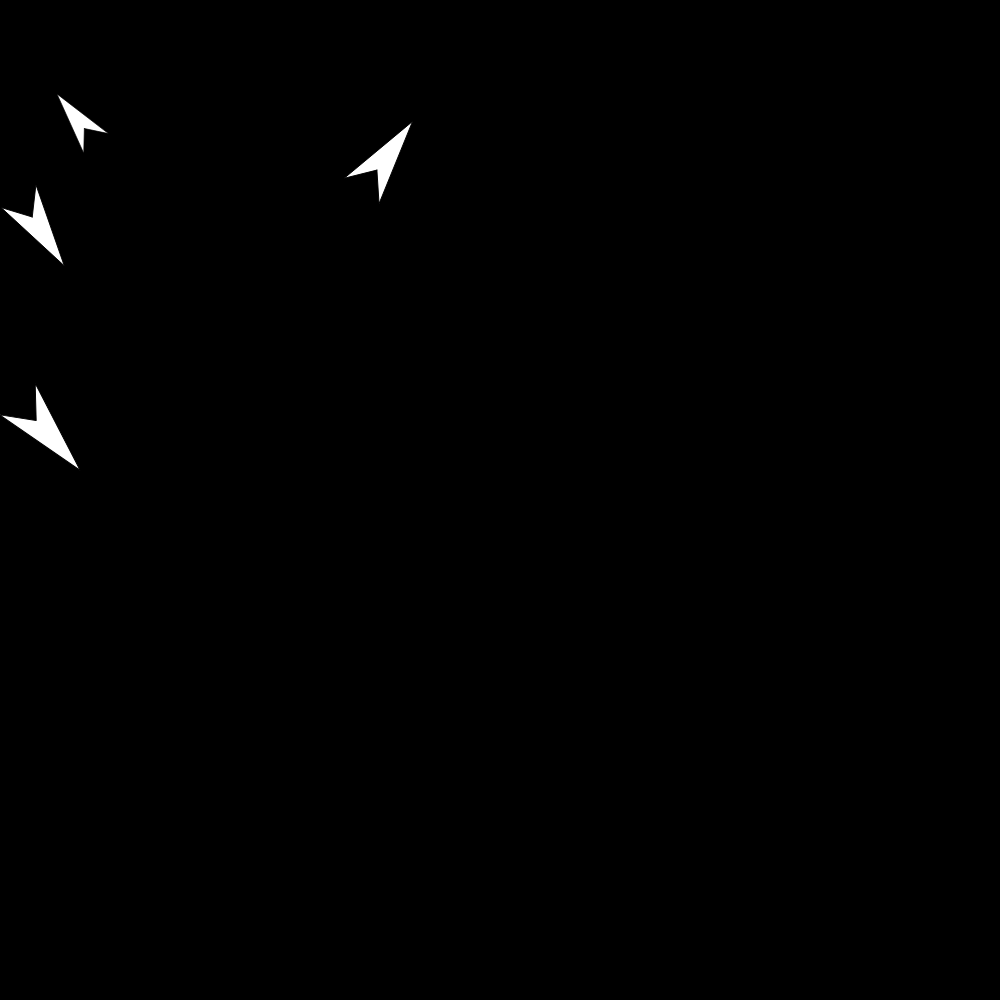
Frame 1 (no input)
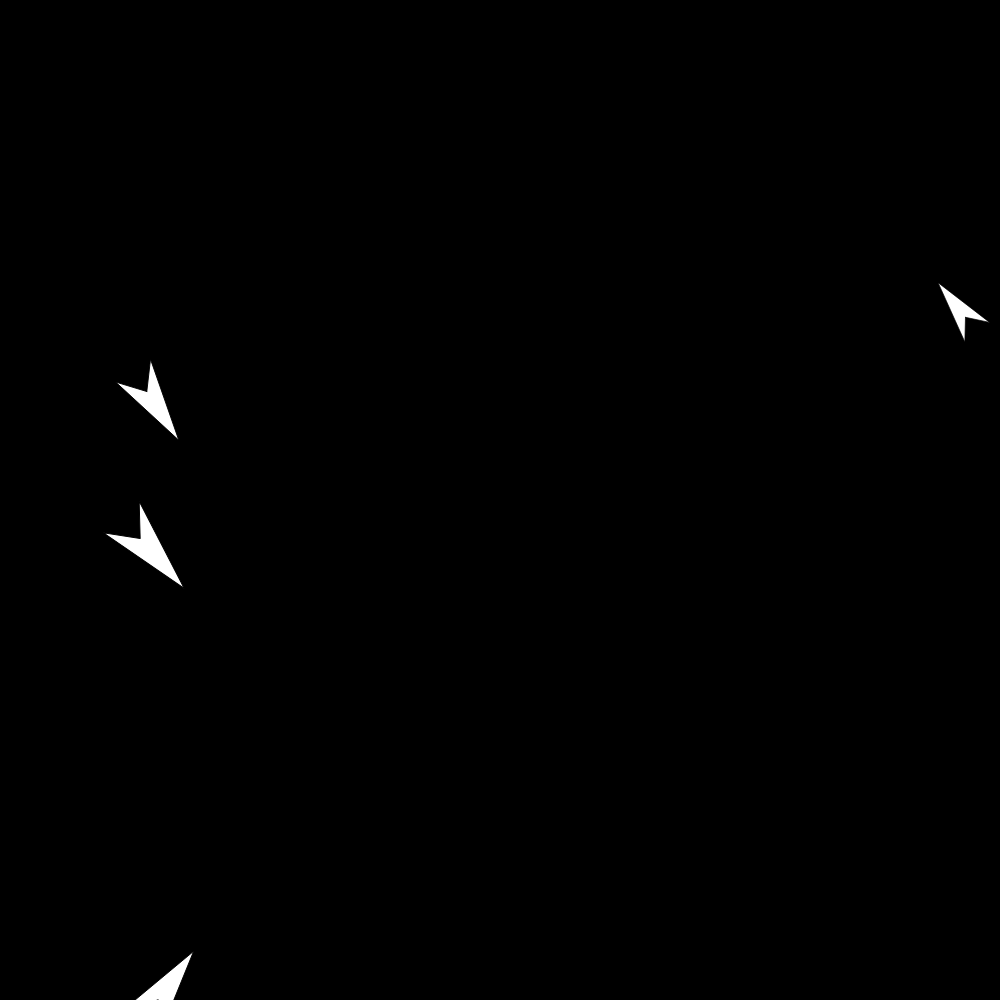
Frame 60 (no input)
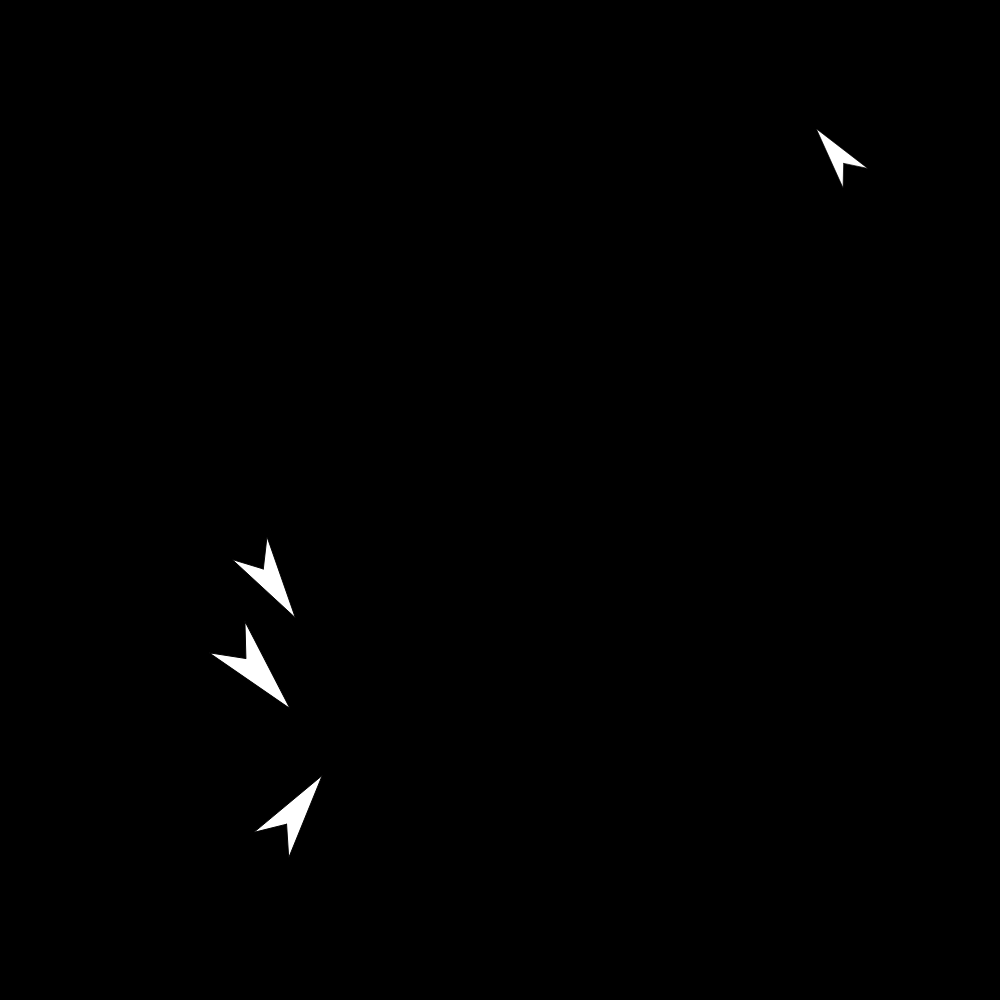
Frame 120 (the mouse pressed at the canvas centre since frame 60)

The p5.js sketch that drew these frames (run headless with seeded random() and noise() and a simulated clock; from frame 60 on, the mouse is pressed at the canvas centre):

// p5.js sketch
// ── sketch.js

const screenWidth = 1000;
const screenHeight = 1000;


const apWidth = 50
const apHeight = 70
const apTail = 30
const rotAngle = 90

let airField = new AirField

function setup() {
  createCanvas(screenWidth, screenHeight);
  background(200);
  angleMode(DEGREES);
  
  airField.generatePlanes(4)
  console.log(airField)
}

function draw() {
  background(0);

  airField.flyPlanes()

}
// ── AirField.js

class AirField {
    constructor(){
        this.planes = []
        this.posX = 0
        this.posY = 0
        this.width = 10
        this.height = 20
    }

    generatePlanes(num) {
        for(let i = 0; i < num; i++) {
            this.planes.push(new Plane())
        }
    }

    flyPlanes() {
        this.planes.forEach(plane => {
            plane.fly()
            plane.render()
          });
        
    }

}
// ── Plane.js
class Plane {
    constructor() {
        // this.apWidth = random(40, 50)
        // this.apHeight = random(20, 50)
        // this.apTail = random(5, 25)
        this.speedX = random(-5, 5)
        this.speedY = random(-5, 5)
        this.posX = random(0, 500)
        this.posY = random(0, 500)
        
        this.startX = this.posX
        this.startY = this.posY
    
        this.altitude = Math.random() >= 0.5 ? 1000 : 2000
        this.size = random(0.3, 1)
        this.rotation = atan2(this.speedY, this.speedX) + 90
    }

    render() {
        push()
        beginShape()
        translate(this.posX, this.posY)
        rotate(this.rotation)
        scale(this.size)
        vertex(0, 0)
        vertex(apWidth / 2, apTail)
        vertex(0, -apHeight)
        vertex(-(apWidth / 2), apTail)
        vertex(0, 0)
        endShape()
        pop()
    }

    fly() {



        this.posX += this.speedX
        this.posY += this.speedY

        // right side
        if(this.posX > screenWidth){
            this.posY = random(100, screenHeight - 100)
            this.posX = 0
            return
        }

        // left side
        if(this.posX < 0){
            this.posY = random(100, screenHeight - 100)
            this.posX = screenHeight
            return
        }

        // top
        if(this.posY < 0) {
            this.posY = screenHeight
            this.posX = random(100, screenWidth - 100)
            return
        }

        // bottom
        if(this.posY > screenHeight){
            this.posY = 0
            this.posX = random(100, screenWidth - 100)
            return
        }
        
       
    }
}
